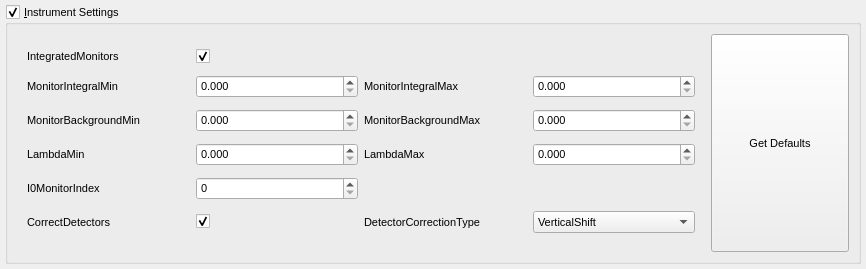
<?xml version="1.0" encoding="UTF-8"?>
<ui version="4.0">
 <class>ReflSettingsTabWidget</class>
 <widget class="QWidget" name="ReflSettingsTabWidget">
  <property name="geometry">
   <rect>
    <x>0</x>
    <y>0</y>
    <width>866</width>
    <height>269</height>
   </rect>
  </property>
  <property name="baseSize">
   <size>
    <width>0</width>
    <height>0</height>
   </size>
  </property>
  <property name="font">
   <font>
    <pointsize>8</pointsize>
    <weight>50</weight>
    <bold>false</bold>
   </font>
  </property>
  <property name="windowTitle">
   <string>Settings Tab</string>
  </property>
  <layout class="QVBoxLayout" name="settingsMainLayout" stretch="0">
   <property name="leftMargin">
    <number>5</number>
   </property>
   <property name="topMargin">
    <number>5</number>
   </property>
   <property name="rightMargin">
    <number>5</number>
   </property>
   <property name="bottomMargin">
    <number>5</number>
   </property>
   <item>
    <widget class="QGroupBox" name="instSettingsGroup">
     <property name="title">
      <string>&amp;Instrument Settings</string>
     </property>
     <property name="checkable">
      <bool>true</bool>
     </property>
     <layout class="QHBoxLayout" name="horizontalLayout" stretch="10,2">
      <item>
       <layout class="QGridLayout" name="instSettingsLayout0" rowstretch="1,1,1,1,1,1" columnstretch="1,1,1,1">
        <property name="leftMargin">
         <number>10</number>
        </property>
        <property name="topMargin">
         <number>10</number>
        </property>
        <property name="rightMargin">
         <number>10</number>
        </property>
        <property name="bottomMargin">
         <number>10</number>
        </property>
        <item row="5" column="0">
         <widget class="QLabel" name="correctDetectorsLabel">
          <property name="minimumSize">
           <size>
            <width>117</width>
            <height>0</height>
           </size>
          </property>
          <property name="text">
           <string>CorrectDetectors</string>
          </property>
         </widget>
        </item>
        <item row="5" column="3">
         <widget class="QComboBox" name="detectorCorrectionTypeComboBox">
          <property name="sizePolicy">
           <sizepolicy hsizetype="Expanding" vsizetype="Fixed">
            <horstretch>0</horstretch>
            <verstretch>0</verstretch>
           </sizepolicy>
          </property>
          <item>
           <property name="text">
            <string>VerticalShift</string>
           </property>
          </item>
          <item>
           <property name="text">
            <string>RotateAroundSample</string>
           </property>
          </item>
         </widget>
        </item>
        <item row="3" column="0">
         <widget class="QLabel" name="lamMinLabel">
          <property name="minimumSize">
           <size>
            <width>117</width>
            <height>0</height>
           </size>
          </property>
          <property name="text">
           <string>LambdaMin</string>
          </property>
         </widget>
        </item>
        <item row="1" column="0">
         <widget class="QLabel" name="monIntMinLabel">
          <property name="sizePolicy">
           <sizepolicy hsizetype="MinimumExpanding" vsizetype="Preferred">
            <horstretch>0</horstretch>
            <verstretch>0</verstretch>
           </sizepolicy>
          </property>
          <property name="minimumSize">
           <size>
            <width>117</width>
            <height>0</height>
           </size>
          </property>
          <property name="text">
           <string>MonitorIntegralMin</string>
          </property>
         </widget>
        </item>
        <item row="4" column="0">
         <widget class="QLabel" name="I0MonIndexLabel">
          <property name="minimumSize">
           <size>
            <width>117</width>
            <height>0</height>
           </size>
          </property>
          <property name="text">
           <string>I0MonitorIndex</string>
          </property>
         </widget>
        </item>
        <item row="3" column="2">
         <widget class="QLabel" name="lamMaxLabel">
          <property name="minimumSize">
           <size>
            <width>117</width>
            <height>0</height>
           </size>
          </property>
          <property name="text">
           <string>LambdaMax</string>
          </property>
         </widget>
        </item>
        <item row="2" column="2">
         <widget class="QLabel" name="monBgMaxLabel">
          <property name="minimumSize">
           <size>
            <width>117</width>
            <height>0</height>
           </size>
          </property>
          <property name="text">
           <string>MonitorBackgroundMax</string>
          </property>
         </widget>
        </item>
        <item row="0" column="1">
         <widget class="QCheckBox" name="intMonCheckBox">
          <property name="checked">
           <bool>true</bool>
          </property>
         </widget>
        </item>
        <item row="2" column="0">
         <widget class="QLabel" name="monBgMinLabel">
          <property name="minimumSize">
           <size>
            <width>117</width>
            <height>0</height>
           </size>
          </property>
          <property name="text">
           <string>MonitorBackgroundMin</string>
          </property>
         </widget>
        </item>
        <item row="1" column="2">
         <widget class="QLabel" name="monIntMaxLabel">
          <property name="minimumSize">
           <size>
            <width>117</width>
            <height>0</height>
           </size>
          </property>
          <property name="text">
           <string>MonitorIntegralMax</string>
          </property>
         </widget>
        </item>
        <item row="0" column="0">
         <widget class="QLabel" name="intMonCheckLabel">
          <property name="sizePolicy">
           <sizepolicy hsizetype="Preferred" vsizetype="Preferred">
            <horstretch>0</horstretch>
            <verstretch>0</verstretch>
           </sizepolicy>
          </property>
          <property name="minimumSize">
           <size>
            <width>117</width>
            <height>0</height>
           </size>
          </property>
          <property name="text">
           <string>IntegratedMonitors</string>
          </property>
         </widget>
        </item>
        <item row="5" column="1">
         <widget class="QCheckBox" name="correctDetectorsCheckBox">
          <property name="text">
           <string/>
          </property>
          <property name="checked">
           <bool>true</bool>
          </property>
         </widget>
        </item>
        <item row="5" column="2">
         <widget class="QLabel" name="detectorCorrectionTypeLabel">
          <property name="minimumSize">
           <size>
            <width>117</width>
            <height>0</height>
           </size>
          </property>
          <property name="text">
           <string>DetectorCorrectionType</string>
          </property>
         </widget>
        </item>
        <item row="4" column="1">
         <widget class="QSpinBox" name="I0MonitorIndex"/>
        </item>
        <item row="3" column="1">
         <widget class="QDoubleSpinBox" name="lamMinEdit">
          <property name="decimals">
           <number>3</number>
          </property>
         </widget>
        </item>
        <item row="3" column="3">
         <widget class="QDoubleSpinBox" name="lamMaxEdit">
          <property name="decimals">
           <number>3</number>
          </property>
         </widget>
        </item>
        <item row="2" column="1">
         <widget class="QDoubleSpinBox" name="monBgMinEdit">
          <property name="decimals">
           <number>3</number>
          </property>
         </widget>
        </item>
        <item row="2" column="3">
         <widget class="QDoubleSpinBox" name="monBgMaxEdit">
          <property name="decimals">
           <number>3</number>
          </property>
         </widget>
        </item>
        <item row="1" column="1">
         <widget class="QDoubleSpinBox" name="monIntMinEdit">
          <property name="decimals">
           <number>3</number>
          </property>
         </widget>
        </item>
        <item row="1" column="3">
         <widget class="QDoubleSpinBox" name="monIntMaxEdit">
          <property name="decimals">
           <number>3</number>
          </property>
         </widget>
        </item>
       </layout>
      </item>
      <item>
       <widget class="QPushButton" name="getInstDefaultsButton">
        <property name="sizePolicy">
         <sizepolicy hsizetype="Preferred" vsizetype="Expanding">
          <horstretch>0</horstretch>
          <verstretch>0</verstretch>
         </sizepolicy>
        </property>
        <property name="minimumSize">
         <size>
          <width>71</width>
          <height>32</height>
         </size>
        </property>
        <property name="text">
         <string>Get Defaults</string>
        </property>
        <property name="fixedWidth" stdset="0">
         <number>70</number>
        </property>
        <property name="fixedHeight" stdset="0">
         <number>100</number>
        </property>
        <layout class="QHBoxLayout" name="getInstDefaultsButtonLayout"/>
       </widget>
      </item>
     </layout>
    </widget>
   </item>
  </layout>
 </widget>
 <resources/>
 <connections/>
</ui>
